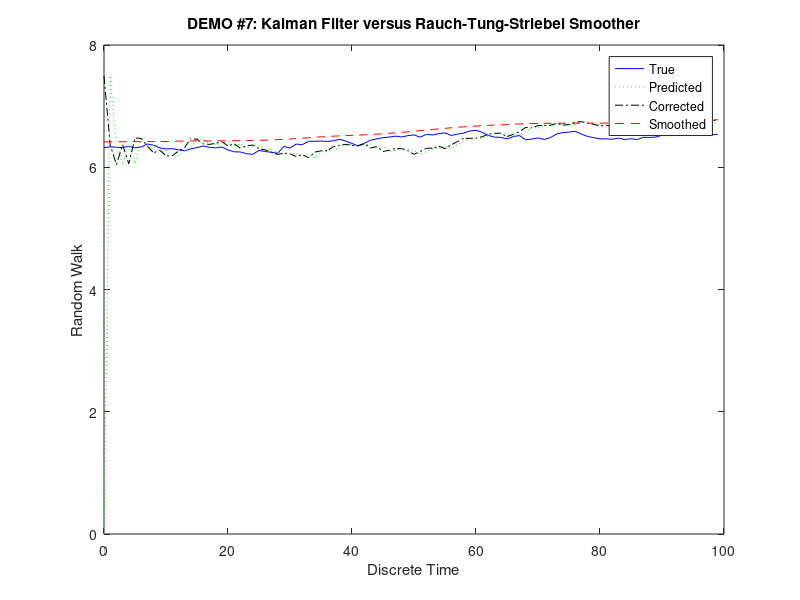
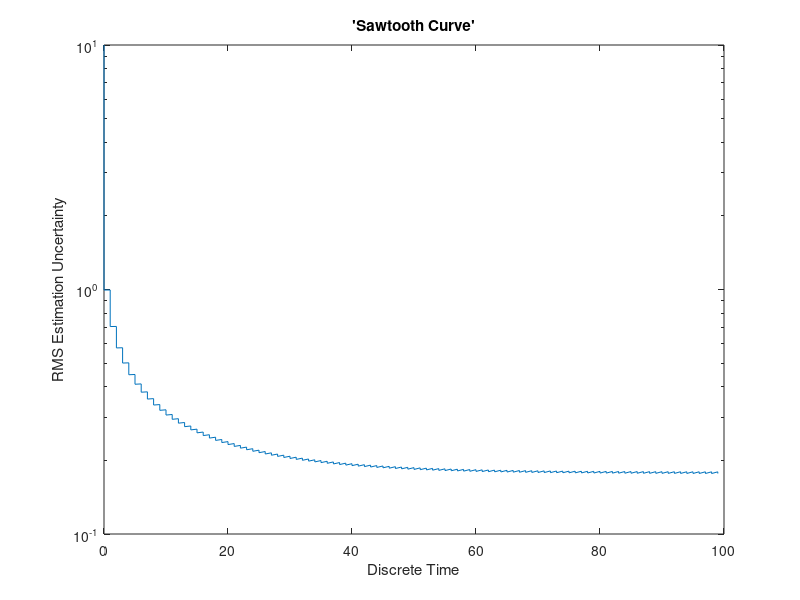

Reproduce these figures in MATLAB, in order.
% 
% Demonstrates relative performance of Kalman filter 
% and Rauch-Tung-Striebel smoother on random walk estimation 
% 
clear all; 
close all; 
N = 100;  % Number of samples of process used in simulations 
Q = .001;  % Variance of random walk increments 
R = 1;    % Variance of sampling noise 
sigw  = sqrt(Q); % Standard deviations 
sigv  = sqrt(R); 
% 
% 
Ppred      = 100;           % Covariance of initial uncertainty 
xbar(1)    = sqrt(Ppred)*randn; % Initial value of true process 
xpred(1)   = 0;             % Initial (predicted) value of true process 
sawtooth   = sqrt(Ppred); 
ts         = 0; 
% 
% Forward pass: filter 
% 
for k=1:N; 
   t(k)     = k-1; 
   if k~=1 
      xbar(k)  = xbar(k-1) + sigw*randn;       % Random walk 
      Ppred(k) = Pcorr(k-1) + Q; 
      sawtooth = [sawtooth,sqrt(Ppred(k))]; 
      ts       = [ts,t(k)]; 
      xpred(k) = xcorr(k-1); 
   end; 
   z(k)     = xbar(k) + sigv*randn;            % Noisy sample 
   K        = Ppred(k)/(Ppred(k)+R); 
   xcorr(k) = xpred(k) + K*(z(k) - xpred(k));  % Kalman filter estimate 
   Pcorr(k) = Ppred(k) - K*Ppred(k); 
   sawtooth = [sawtooth,sqrt(Pcorr(k))]; 
   ts       = [ts,t(k)]; 
end; 
% 
% Backward pass: smooth 
% 
xsmooth = xcorr; 
for k=N-1:-1:1, 
   A          = Pcorr(k)/Ppred(k+1); 
   xsmooth(k) = xsmooth(k) + A*(xsmooth(k+1) - xpred(k+1)); 
end; 
plot(t,xbar,'b-',t,xpred,'g:',t,xcorr,'k-.',t,xsmooth,'r--'); 
legend('True','Predicted','Corrected','Smoothed'); 
title('DEMO #7: Kalman Filter versus Rauch-Tung-Striebel Smoother'); 
xlabel('Discrete Time'); 
ylabel('Random Walk'); 
figure; 
semilogy(ts,sawtooth); 
xlabel('Discrete Time'); 
ylabel('RMS Estimation Uncertainty'); 
title('''Sawtooth Curve'''); 